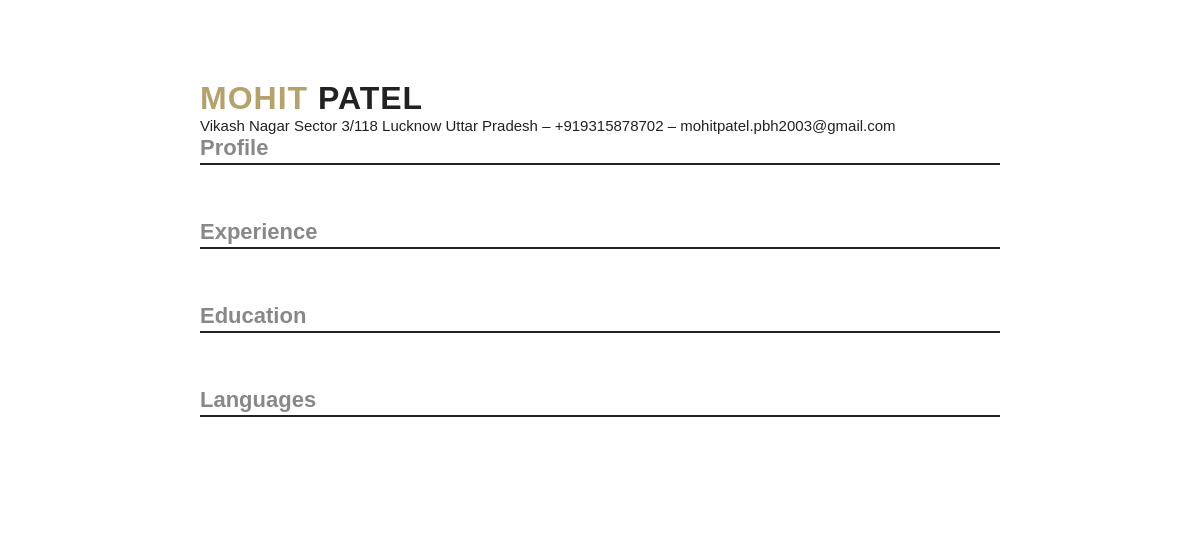
/preview/1/?template=classic (signed in), run on the app's committed database.
### resume_builder_app/models.py (models this page shows)
class UserProfile(models.Model):
    user = models.OneToOneField(User, on_delete=models.CASCADE)
    phone = models.CharField(max_length=20, blank=True, null=True)
    address = models.TextField(blank=True, null=True)
    linkedin_url = models.URLField(blank=True, null=True)
    github_url = models.URLField(blank=True, null=True)
    website_url = models.URLField(blank=True, null=True)
    profile_picture = models.ImageField(upload_to='profile_pictures/', blank=True, null=True)
    created_at = models.DateTimeField(auto_now_add=True)
    updated_at = models.DateTimeField(auto_now=True)
    def __str__(self):
        return f"{self.user.username}'s Profile"

### resume_builder_app/views.py (the view)
# urls.py: path('preview/<int:resume_id>/', views.preview_resume, name='preview_resume'),
@login_required
def preview_resume(request, resume_id):
    resume = get_object_or_404(Resume, id=resume_id, user=request.user)
    template = request.GET.get('template', resume.template)
    try:
        user_profile = UserProfile.objects.get(user=request.user)
    except UserProfile.DoesNotExist:
        user_profile = None
    print(f"Resume ID: {resume.id}")
    print(f"Resume Title: {resume.title}")
    print(f"Resume Summary: {resume.summary}")
    print(f"Resume Template: {resume.template}")
    print(f"User: {request.user.first_name} {request.user.last_name}")
    print(f"User Profile: {user_profile}")
    print(f"Experiences: {resume.experiences.count()}")
    print(f"Education: {resume.educations.count()}")
    print(f"Skills: {resume.skills.count()}")
    print(f"Projects: {resume.projects.count()}")
    print(f"Certifications: {resume.certifications.count()}")
    context = {
        'resume': resume,
        'template': template,
        'user_profile': user_profile,
    }
    return render(request, f'resume_builder_app/preview_{template}.html', context)

### templates/resume_builder_app/preview_classic.html (shortened to what this page needs)
{% extends 'base_resume.html' %}
{% block content %}
<div class="resume-classic-container">
    <div class="resume-header-bar">
        <span class="resume-header-name">{{ user.first_name|upper }}</span>
        <span class="resume-header-surname"> {{ user.last_name|upper }}</span><br>
        <span class="resume-header-contact">
            {% if user_profile.address %}{{ user_profile.address }}{% endif %}
            {% if user_profile.address or user_profile.city or user_profile.state or user_profile.zip_code or user_profile.country %} – {% endif %}
            {% if user_profile.phone %}{{ user_profile.phone }}{% endif %}
            {% if user.email %} – {{ user.email }}{% endif %}
        </span>
    </div>
    <div class="resume-section">
        <span class="resume-section-title">Profile</span>
        <div class="resume-section-divider">&nbsp;</div>
    </div>
    <div class="resume-section">
        <span class="resume-section-title">Experience</span>
        <div class="resume-section-divider">&nbsp;</div>
    </div>
    <div class="resume-section">
        <span class="resume-section-title">Education</span>
        <div class="resume-section-divider">&nbsp;</div>
    </div>
    <div class="resume-section">
        <span class="resume-section-title">Languages</span>
        <div class="resume-section-divider">&nbsp;</div>
    </div>
</div>
{% endblock %}

### static/css/resume_classic.css (style rules this page uses)
body, .resume-classic-container { font-family: 'Calibri', Arial, sans-serif; color: #222; background: #fff; }
.resume-classic-container { max-width: 800px; margin: 40px auto; padding: 40px 50px; border: none; }
.resume-header-name { font-size: 32px; font-weight: bold; color: #b5a16c; letter-spacing: 1px; }
.resume-header-surname { font-size: 32px; font-weight: bold; color: #222; letter-spacing: 1px; }
.resume-header-contact { font-size: 15px; color: #222; margin-top: 8px; }
.resume-section { margin-bottom: 24px; text-align: left; }
.resume-section-title { font-size: 22px; font-weight: bold; color: #888; margin-bottom: 12px; padding-bottom: 2px; border-bottom: 2px solid #222; display: block; }

### data on the page
UserProfile: address "Vikash Nagar Sector 3/118 Lucknow Uttar Pradesh", phone "+919315878702"

### other printed values
{{ user.first_name|upper }} "MOHIT"
{{ user.last_name|upper }} "PATEL"
{{ user.email }} "mohitpatel.pbh2003@gmail.com"
